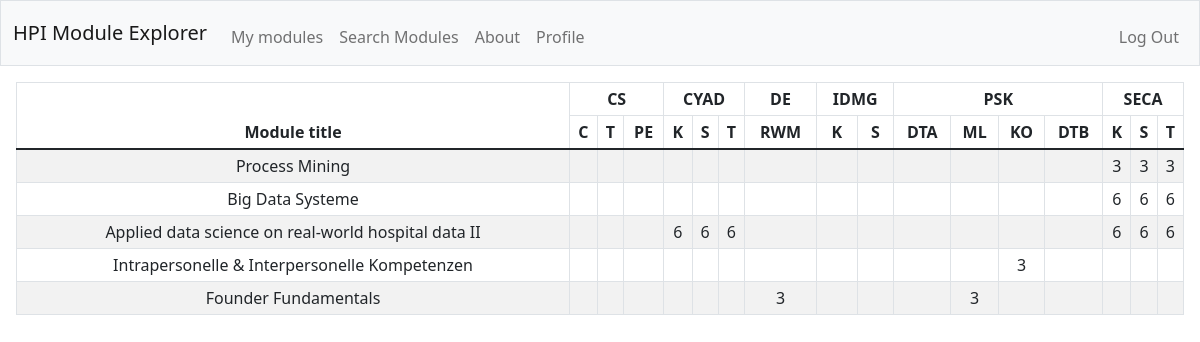
The page / (signed in) on the database its author committed.
### tables this page shows
CREATE TABLE modules (
    url_trimmed PRIMARY KEY,
    full_url TEXT NOT NULL,
    website TEXT,
    title TEXT NOT NULL,
    credits INTEGER NOT NULL,
    evap_grade INTEGER NOT NULL,
    evap_semester INTEGER NOT NULL,
    module_description TEXT,
    lecturers TEXT
);

### app.py (the view)
@app.route("/", methods=["GET"])
@login_required
def my_modules():
    module_submodule_combinations = get_module_submodule_combinations(session["user_id"])
    module_colspan = {row["module_group"]: row["colspan"] for row in module_submodule_combinations}
    subheader = [item for row in module_submodule_combinations for item in row["module_group_subgroup_combinations"].split(",")]
    modules_taken = get_modules_taken(session["user_id"])
    table_rows = []
    for module_taken in modules_taken:
        credit_cells = ["" for _ in range(len(subheader))]
        module_title = module_taken["title"]
        module_link = "module/" + module_taken["url_trimmed"]
        for module_group_subgroup_combination in module_taken["module_group_subgroup_combinations"].split(","):
            credit_cells[subheader.index(module_group_subgroup_combination)] = module_taken["credits"] or "X"
        table_rows.append((module_title, module_link, credit_cells))
    return render_template("my_modules.html", module_colspan=module_colspan, subheader=subheader, table_rows=table_rows)

### app.py (called while the page is built)
@app.after_request
def after_request(response):
    response.headers["Cache-Control"] = "no-cache, no-store, must-revalidate"
    response.headers["Expires"] = 0
    response.headers["Pragma"] = "no-cache"
    return response

### db_queries.py (called while the page is built)
def to_dict_decorator(func):
    def wrapper(*args, **kwargs):
        result = func(*args, **kwargs)
        if result is None:
            return {}
        if isinstance(result, list):
            return [dict(row) for row in result]
        return dict(result)
    return wrapper

def get_db_connection():
    conn = sqlite3.connect('hpi_modules.db')
    conn.row_factory = sqlite3.Row  # This enables column access by name: row['column_name']
    return conn

@to_dict_decorator
def get_module_submodule_combinations(user_id):
    conn = get_db_connection()
    combinations = conn.execute(
        """
        SELECT
            module_group,
            GROUP_CONCAT(DISTINCT module_group || '-' || submodule_group) AS module_group_subgroup_combinations,
            COUNT(DISTINCT module_group || '-' || submodule_group) AS colspan
        FROM
            course_modules
        JOIN
            users ON course_modules.course_abbreviation = users.course_abbreviation
        WHERE
            users.id = ?
        GROUP BY
            module_group;
        """, (user_id,)
    ).fetchall()
    conn.close()
    return combinations

@to_dict_decorator
def get_modules_taken(user_id):
    conn = get_db_connection()
    modules = conn.execute(
        """
        SELECT
            m.title,
            m.url_trimmed,
            m.credits,
            GROUP_CONCAT(cm.module_group || '-' || cm.submodule_group) AS module_group_subgroup_combinations
        FROM
            modules m
        JOIN
            user_modules um ON m.url_trimmed = um.url_trimmed
        JOIN
            course_modules cm ON m.url_trimmed = cm.url_trimmed
        JOIN
            users u ON cm.course_abbreviation = u.course_abbreviation AND um.user_id = u.id
        WHERE
            um.user_id = ?
        GROUP BY
            m.url_trimmed;
        """, (user_id,)
    ).fetchall()
    conn.close()
    return modules

### helpers.py (called while the page is built)
def login_required(f):
    @wraps(f)
    def decorated_function(*args, **kwargs):
        if session.get("user_id") is None:
            return redirect("/login")
        return f(*args, **kwargs)
    return decorated_function

### templates/my_modules.html (shortened to what this page needs)
{% extends "layout.html" %}
{% block main %}
<div class="table-responsive">
  <table class="table table-striped table-bordered table-hover table-sm text-center align-middle">
    <thead class="thead-dark">
      <tr>
        <th scope="col" rowspan="2">Module title</th>
        {% for header_title, _colspan in module_colspan.items() %}
          <th scope="col" colspan="{{ _colspan }}">{{ header_title }}</th>
        {% endfor %}
      </tr>
      <tr>
        {% for _subheader in subheader %}
          <th>{{ _subheader.split("-")[1] }}</th>
        {% endfor %}
      </tr>
    </thead>
    <tbody>
      {% for (course_title, course_link, credit_cells) in table_rows %}
        <tr>
          <td><a href="{{ course_link }}" style="text-decoration: none; color: inherit;">{{ course_title }}</a></td>
          {% for credit_cell in credit_cells %}
            <td>{{ credit_cell }}</td>
          {% endfor %}
        </tr>
      {% endfor %}
    </tbody>
  </table>
</div>
{% endblock %}

### templates/layout.html (shortened to what this page needs)
<!DOCTYPE html>
<html lang="en">
    <head>
        <link href="https://cdn.jsdelivr.net/npm/bootstrap@5.1.3/dist/css/bootstrap.min.css" rel="stylesheet">
        <link href="/static/custom.css" rel="stylesheet">
    </head>
    <body>
        <nav class="bg-light border navbar navbar-expand-md navbar-light">
            <div class="container-fluid">
                <a class="navbar-brand" href="/"><span class="">HPI Module Explorer</span></a>
                <div class="collapse navbar-collapse" id="navbar">
                    {% if session["user_id"] %}
                        <ul class="navbar-nav me-auto mt-2">
                            <li class="nav-item"><a class="nav-link" href="/">My modules</a></li>
                            <li class="nav-item"><a class="nav-link" href="/search">Search Modules</a></li>
                            <li class="nav-item"><a class="nav-link" href="/about">About</a></li>
                            <li class="nav-item"><a class="nav-link" href="/profile">Profile</a></li>
                        </ul>
                        <ul class="navbar-nav ms-auto mt-2">
                            <li class="nav-item"><a class="nav-link" href="/logout">Log Out</a></li>
                        </ul>
                    {% else %}
                        <ul class="navbar-nav ms-auto mt-2">
                            <li class="nav-item"><a class="nav-link" href="/register">Register</a></li>
                            <li class="nav-item"><a class="nav-link" href="/login">Log In</a></li>
                        </ul>
                    {% endif %}
                </div>
            </div>
        </nav>
        <main>
            <div id="content" class="p-3 mb-4">
                    {% block main %}{% endblock %}
            </div>
        </main>
    </body>
</html>

### rows shown on the page
modules: title "Process Mining", credit_cells "3" "3" "3"
modules: title "Big Data Systeme", credit_cells "6" "6" "6"
modules: title "Applied data science on real-world hospital data II", credit_cells "6" "6" "6" "6" "6" "6"
modules: title "Intrapersonelle & Interpersonelle Kompetenzen", credit_cells "3"
modules: title "Founder Fundamentals", credit_cells "3" "3"

### other values the page prints
{{ header_title }} "CS" "CYAD" "DE" "IDMG" "PSK" "SECA"
{{ _subheader.split("-")[1] }} "C" "T" "PE" "K" "S" "T" "RWM" "K" "S" "DTA" "ML" "KO" "DTB" "K" "S" "T"
